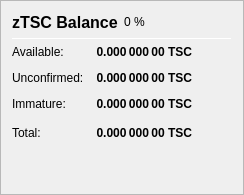
                   <widget class="QFrame" name="frame_ZerocoinBalances">
                    <property name="frameShape">
                     <enum>QFrame::StyledPanel</enum>
                    </property>
                    <property name="frameShadow">
                     <enum>QFrame::Raised</enum>
                    </property>
                    <layout class="QVBoxLayout" name="verticalLayout_7">
                     <item>
                      <layout class="QHBoxLayout" name="horizontalLayout_8" stretch="0,0,0">
                       <item>
                        <widget class="QLabel" name="label_5z_3">
                         <property name="minimumSize">
                          <size>
                           <width>0</width>
                           <height>20</height>
                          </size>
                         </property>
                         <property name="font">
                          <font>
                           <pointsize>12</pointsize>
                           <weight>75</weight>
                           <bold>true</bold>
                          </font>
                         </property>
                         <property name="text">
                          <string>zTSC Balance</string>
                         </property>
                        </widget>
                       </item>
                       <item>
                        <widget class="QLabel" name="labelzTSCPercent">
                         <property name="text">
                          <string notr="true">0 %</string>
                         </property>
                        </widget>
                       </item>
                       <item>
                        <spacer name="horizontalSpacer_11">
                         <property name="orientation">
                          <enum>Qt::Horizontal</enum>
                         </property>
                         <property name="sizeHint" stdset="0">
                          <size>
                           <width>40</width>
                           <height>20</height>
                          </size>
                         </property>
                        </spacer>
                       </item>
                      </layout>
                     </item>
                     <item>
                      <widget class="Line" name="line_ZerocoinBalance">
                       <property name="minimumSize">
                        <size>
                         <width>0</width>
                         <height>1</height>
                        </size>
                       </property>
                       <property name="maximumSize">
                        <size>
                         <width>16777215</width>
                         <height>1</height>
                        </size>
                       </property>
                       <property name="orientation">
                        <enum>Qt::Horizontal</enum>
                       </property>
                      </widget>
                     </item>
                     <item>
                      <layout class="QGridLayout" name="gridLayout_5">
                       <property name="spacing">
                        <number>12</number>
                       </property>
                       <item row="1" column="0">
                        <widget class="QLabel" name="labelzBalanceMatureText">
                         <property name="toolTip">
                          <string>Mature: more than 20 confirmation and more than 1 mint of the same denomination after it was minted.
These zTSC are spendable.</string>
                         </property>
                         <property name="text">
                          <string>Available:</string>
                         </property>
                        </widget>
                       </item>
                       <item row="1" column="1">
                        <widget class="QLabel" name="labelzBalanceMature">
                         <property name="font">
                          <font>
                           <weight>75</weight>
                           <bold>true</bold>
                          </font>
                         </property>
                         <property name="toolTip">
                          <string>Mature: more than 20 confirmation and more than 1 mint of the same denomination after it was minted.
These zTSC are spendable.</string>
                         </property>
                         <property name="text">
                          <string notr="true">0.000 000 00 TSC</string>
                         </property>
                         <property name="alignment">
                          <set>Qt::AlignRight|Qt::AlignTrailing|Qt::AlignVCenter</set>
                         </property>
                        </widget>
                       </item>
                       <item row="2" column="0">
                        <widget class="QLabel" name="labelzBalanceUnconfirmedText">
                         <property name="toolTip">
                          <string>Unconfirmed: less than 20 confirmations
Immature: confirmed, but less than 1 mint of the same denomination after it was minted</string>
                         </property>
                         <property name="text">
                          <string>Unconfirmed:</string>
                         </property>
                        </widget>
                       </item>
                       <item row="2" column="1">
                        <widget class="QLabel" name="labelzBalanceUnconfirmed">
                         <property name="font">
                          <font>
                           <weight>75</weight>
                           <bold>true</bold>
                          </font>
                         </property>
                         <property name="toolTip">
                          <string>Unconfirmed: less than 20 confirmations
Immature: confirmed, but less than 1 mint of the same denomination after it was minted</string>
                         </property>
                         <property name="text">
                          <string notr="true">0.000 000 00 TSC</string>
                         </property>
                         <property name="alignment">
                          <set>Qt::AlignRight|Qt::AlignTrailing|Qt::AlignVCenter</set>
                         </property>
                        </widget>
                       </item>
                       <item row="3" column="0">
                        <widget class="QLabel" name="labelzBalanceImmatureText">
                         <property name="toolTip">
                          <string>Unconfirmed: less than 20 confirmations
Immature: confirmed, but less than 1 mint of the same denomination after it was minted</string>
                         </property>
                         <property name="text">
                          <string>Immature:</string>
                         </property>
                        </widget>
                       </item>
                       <item row="3" column="1">
                        <widget class="QLabel" name="labelzBalanceImmature">
                         <property name="font">
                          <font>
                           <weight>75</weight>
                           <bold>true</bold>
                          </font>
                         </property>
                         <property name="toolTip">
                          <string>Unconfirmed: less than 20 confirmations
Immature: confirmed, but less than 1 mint of the same denomination after it was minted</string>
                         </property>
                         <property name="text">
                          <string notr="true">0.000 000 00 TSC</string>
                         </property>
                         <property name="alignment">
                          <set>Qt::AlignRight|Qt::AlignTrailing|Qt::AlignVCenter</set>
                         </property>
                        </widget>
                       </item>
                       <item row="4" column="0">
                        <widget class="QLabel" name="labelzBalanceText">
                         <property name="toolTip">
                          <string>Your current zTSC balance, unconfirmed and immature zTSC included.</string>
                         </property>
                         <property name="text">
                          <string>Total:</string>
                         </property>
                        </widget>
                       </item>
                       <item row="4" column="1">
                        <widget class="QLabel" name="labelzBalance">
                         <property name="font">
                          <font>
                           <weight>75</weight>
                           <bold>true</bold>
                          </font>
                         </property>
                         <property name="cursor">
                          <cursorShape>IBeamCursor</cursorShape>
                         </property>
                         <property name="toolTip">
                          <string>Your current zTSC balance, unconfirmed and immature zTSC included.</string>
                         </property>
                         <property name="text">
                          <string notr="true">0.000 000 00 TSC</string>
                         </property>
                         <property name="alignment">
                          <set>Qt::AlignRight|Qt::AlignTrailing|Qt::AlignVCenter</set>
                         </property>
                         <property name="textInteractionFlags">
                          <set>Qt::LinksAccessibleByMouse|Qt::TextSelectableByKeyboard|Qt::TextSelectableByMouse</set>
                         </property>
                        </widget>
                       </item>
                       <item row="4" column="2">
                        <spacer name="horizontalSpacer_4">
                         <property name="orientation">
                          <enum>Qt::Horizontal</enum>
                         </property>
                         <property name="sizeHint" stdset="0">
                          <size>
                           <width>40</width>
                           <height>20</height>
                          </size>
                         </property>
                        </spacer>
                       </item>
                      </layout>
                     </item>
                     <item>
                      <spacer name="verticalSpacer_4">
                       <property name="orientation">
                        <enum>Qt::Vertical</enum>
                       </property>
                       <property name="sizeHint" stdset="0">
                        <size>
                         <width>20</width>
                         <height>40</height>
                        </size>
                       </property>
                      </spacer>
                     </item>
                    </layout>
                   </widget>
